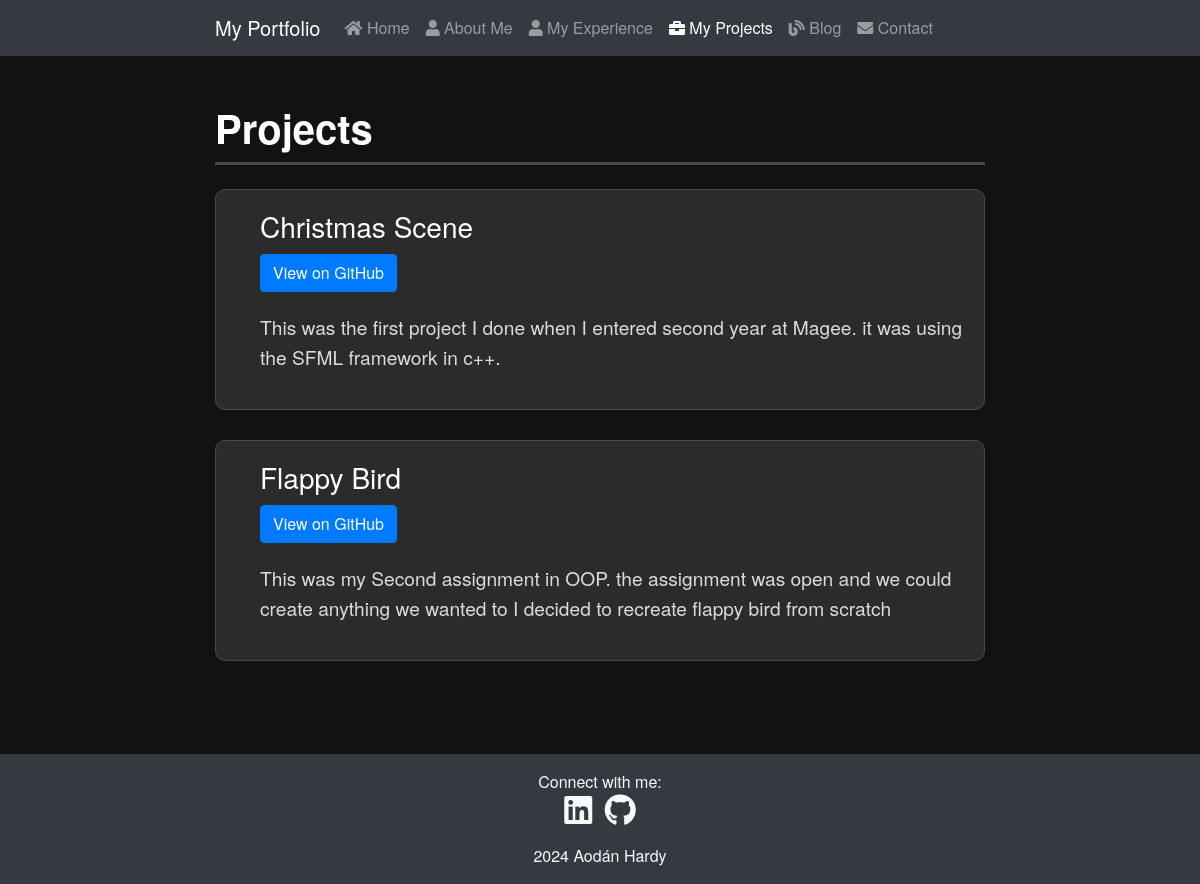
Before: /projects/ with the older database file.
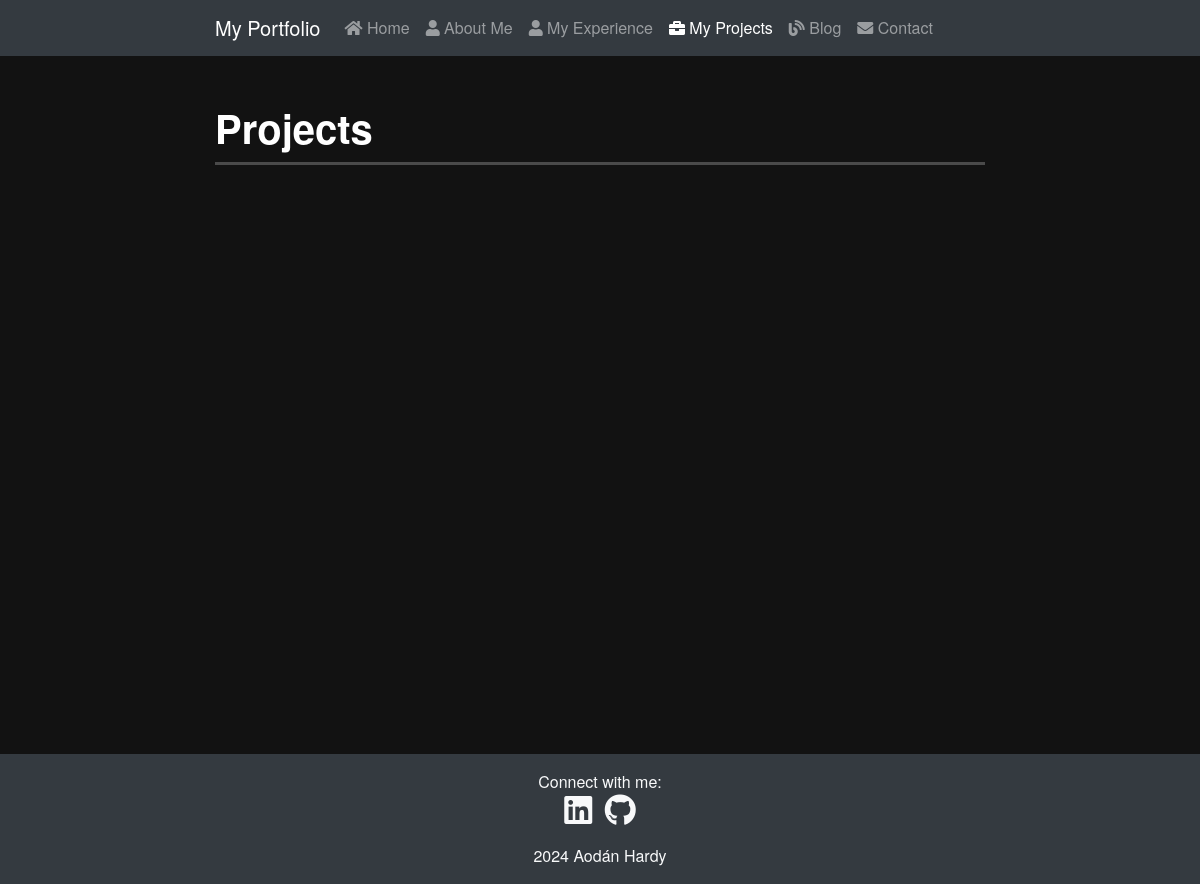
After: the same page with the newer database file.
### projects/models.py (models this page shows, shortened)
class Project(models.Model):
    title = models.CharField(max_length=200)
    description = models.TextField()
    github_link = models.URLField(blank=True, null=True)
    display_date = models.DateField(default=timezone.now)

### projects/views.py (the view)
# urls.py: path('projects/', project_views.projects, name='projects'),
def projects(request):
    projects = Project.objects.order_by('-display_date')
    return render(request, 'projects/projects.html', {'request': request, 'projects': projects})

### projects/templates/projects/projects.html
{% extends 'mySite/base.html' %}
{% block body %}
<div class="container mt-5">
    <h2 class="projects-title mb-4">Projects</h2>
    <div class="row">
        {% for project in projects %}
            <div class="col-md-12 mb-12" style="padding-bottom: 30px">
                <div class="project-card d-flex">
                    <div class="project-details ml-4">
                        <h3 class="project-title">{{ project.title }}</h3>
                        {% if project.github_link %}
                            <a href="{{ project.github_link }}" class="btn btn-primary" target="_blank">View on GitHub</a>
                        {% endif %}
                        <p class="project-description">{{ project.description }}</p>
                    </div>
                </div>
            </div>
        {% endfor %}
    </div>
</div>
{% endblock %}

Changed rows visible on the page:
removed Project: title "Christmas Scene", description "This was the first project I done when I entered second year at Magee. it was using the SFML framework in c++."
removed Project: title "Flappy Bird", description "This was my Second assignment in OOP. the assignment was open and we could create anything we wanted to I decided to recreate flappy bird from scratch"
